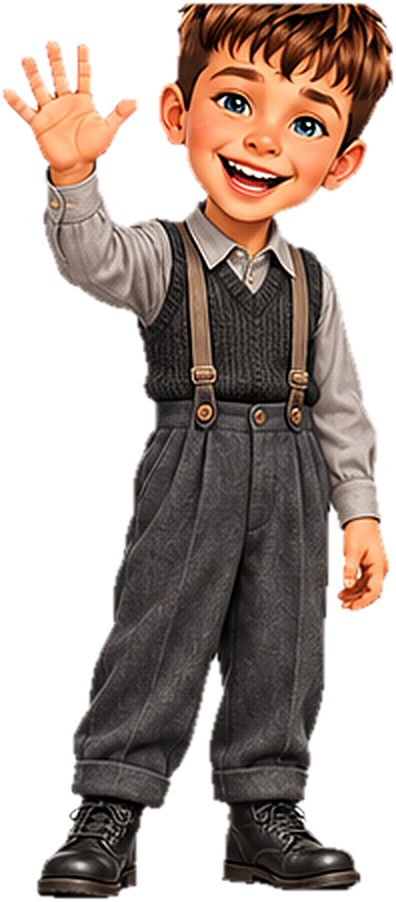
#> input picture adventskalender-2026/kinder/k01_damals_froehlich.png, 396 x 902 px; its folder holds only this picture in this run
$ python aufraeumen.py
#> lines starting #> are read from the running program, lines starting #| are printed output that depends on the picture; after the words box and inside, x2 and y2 are one past the last pixel; in counts of white or black regions, pixels touching at a corner belong together
"""Entfernt weiße Bodenschatten unter den Figuren und speichert alle Posen als WebP (mit Transparenz)."""
import glob, os, numpy as np
from PIL import Image
ROOT = os.path.dirname(os.path.dirname(os.path.abspath(__file__)))
for p in sorted(glob.glob(os.path.join(ROOT, "kinder", "*.png"))):
    im = Image.open(p).convert("RGBA")
#> im is the input picture: PIL image 396x902 RGBA; mean R, G, B, A 68.5, 53.4, 45.6, 140.2
    a = np.asarray(im).copy()
    h = a.shape[0]
#> h = 902
    y0 = int(h * 0.85)
#> y0 = 766
    sub = a[y0:]
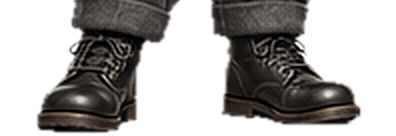
#> sub: shape (136, 396, 4); mean R, G, B, A 32.9, 30.5, 28.9, 108.6; transparent parts drawn white
    rgb = sub[..., :3].astype(int)
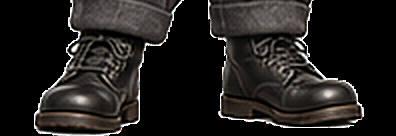
#> rgb: shape (136, 396, 3) int64; mean R, G, B 32.9, 30.5, 28.9
    mask = (rgb.min(axis=2) > 205) & ((rgb.max(axis=2) - rgb.min(axis=2)) < 28)
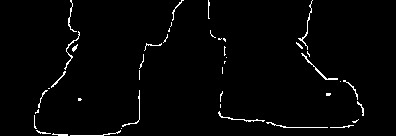
#> mask: shape (136, 396) bool; 2% white in thin lines or dots, all inside (x1, y1, x2, y2) = (34, 0, 364, 136)
    sub[..., 3][mask] = 0
#> sub: shape (136, 396, 4); 0.43% of pixels changed, all inside (x1, y1, x2, y2) = (34, 0, 364, 134)
    a[y0:] = sub
#> a: shape (902, 396, 4); 0.07% of pixels changed, all inside (x1, y1, x2, y2) = (34, 766, 364, 900)
    out = Image.fromarray(a)
    out = out.crop(out.getbbox())
    out.save(p[:-4] + ".webp", "WEBP", quality=88, method=5)
    os.remove(p)
print(len(glob.glob(os.path.join(ROOT, "kinder", "*.webp"))))

$ run again, on adventskalender-2026/kinder/k02_damals_wuetend.png
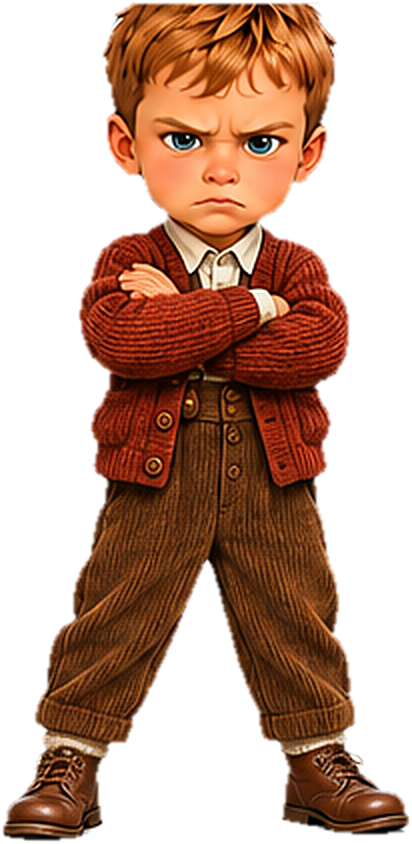
#> input picture adventskalender-2026/kinder/k02_damals_wuetend.png, 412 x 844 px
#> im is the input picture: PIL image 412x844 RGBA; mean R, G, B, A 71.1, 37.7, 21, 126.7
#> `mask = (rgb.min(axis=2) > 205) & ((rgb.max(axis=2) - rgb.min(axis=2)) ..`:
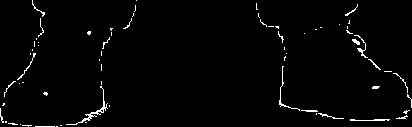
#> mask: shape (127, 412) bool; 1.9% white in thin lines or dots
#> a: shape (844, 412, 4); 0.09% of pixels changed, all inside (x1, y1, x2, y2) = (0, 720, 412, 841)
#> `out = out.crop(out.getbbox())`:
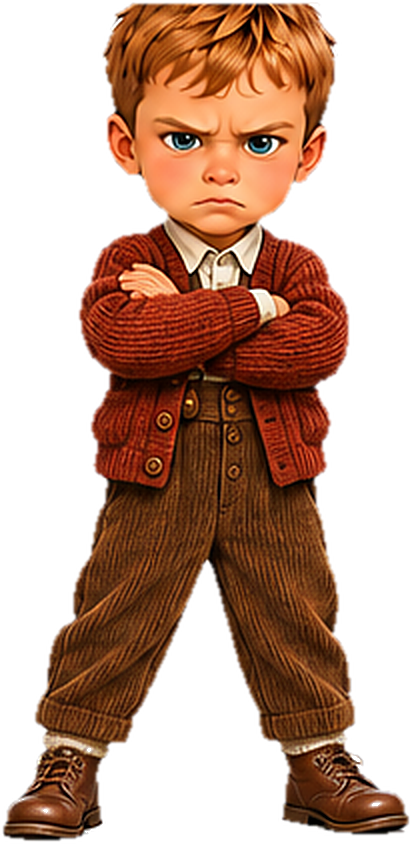
#> out: PIL image 410x844 RGBA; mean R, G, B, A 71.5, 37.8, 21.1, 127.2; transparent parts drawn white

$ run again, on adventskalender-2026/kinder/k02_heute_froehlich.png
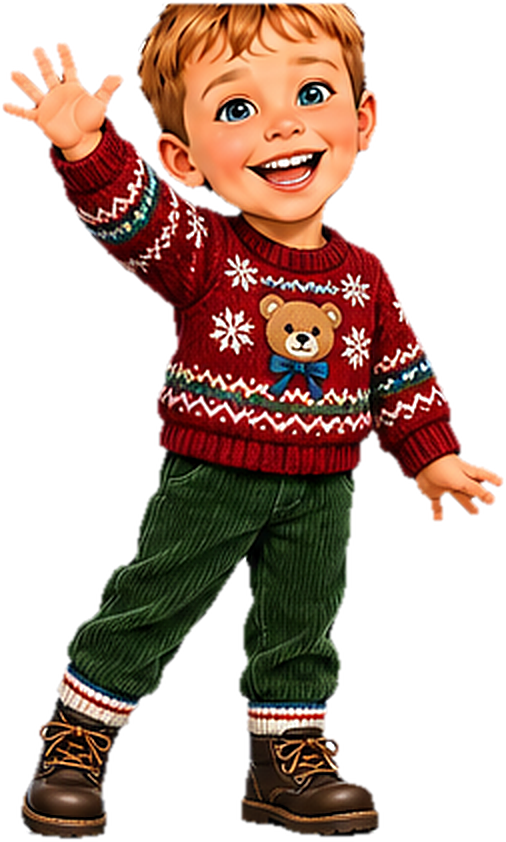
#> input picture adventskalender-2026/kinder/k02_heute_froehlich.png, 506 x 842 px
#> im is the input picture: PIL image 506x842 RGBA; mean R, G, B, A 61.2, 37.8, 27.7, 114.9
#> `mask = (rgb.min(axis=2) > 205) & ((rgb.max(axis=2) - rgb.min(axis=2)) ..`:
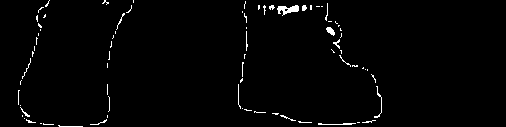
#> mask: shape (127, 506) bool; 1.6% white in thin lines or dots, all inside (x1, y1, x2, y2) = (18, 0, 382, 127)
#> `a[y0:] = sub`:
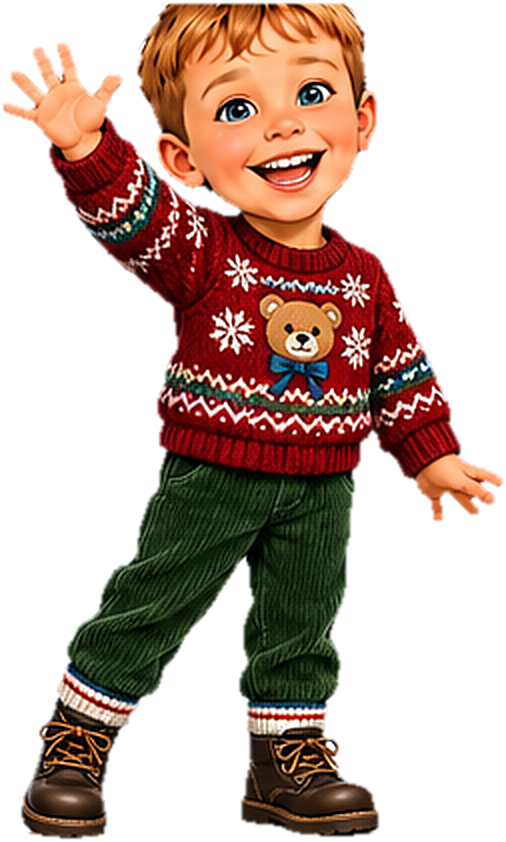
#> a: shape (842, 506, 4); 0.09% of pixels changed, all inside (x1, y1, x2, y2) = (20, 715, 382, 839); transparent parts drawn white

$ run again, on adventskalender-2026/kinder/k03_damals_aengstlich.png
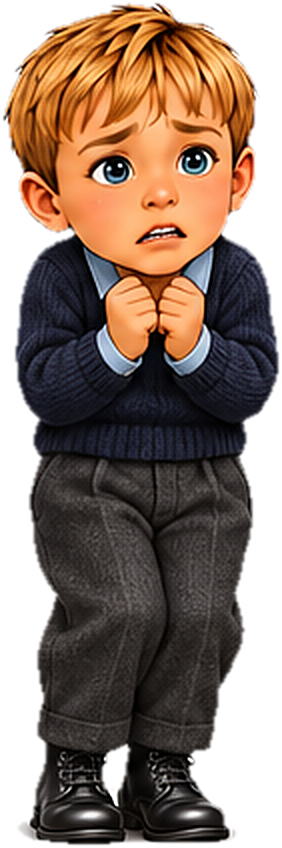
#> input picture adventskalender-2026/kinder/k03_damals_aengstlich.png, 282 x 848 px
#> im is the input picture: PIL image 282x848 RGBA; mean R, G, B, A 77.4, 57.2, 44.6, 183.1
#> `mask = (rgb.min(axis=2) > 205) & ((rgb.max(axis=2) - rgb.min(axis=2)) ..`:
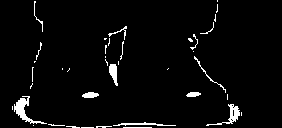
#> mask: shape (128, 282) bool; 3.6% white; 39 white regions (24 under 20 px), largest, box (x1, y1, x2, y2) and area: (14, 96, 47, 124) 268, (206, 104, 240, 126) 178, (109, 64, 118, 86) 123
#> `a[y0:] = sub`:
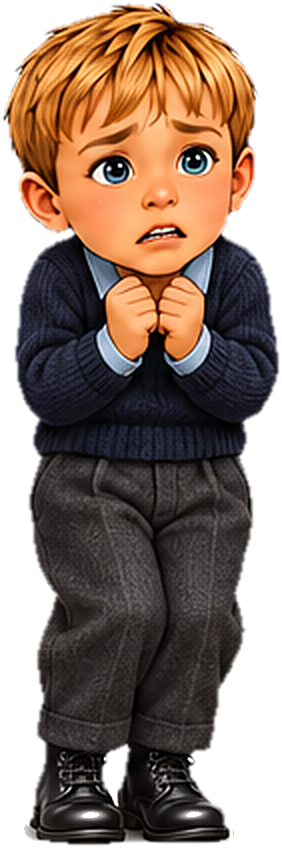
#> a: shape (848, 282, 4); 0.29% of pixels changed, all inside (x1, y1, x2, y2) = (12, 734, 242, 848); transparent parts drawn white

$ run again, on adventskalender-2026/kinder/k01_heute_ueberrascht.png
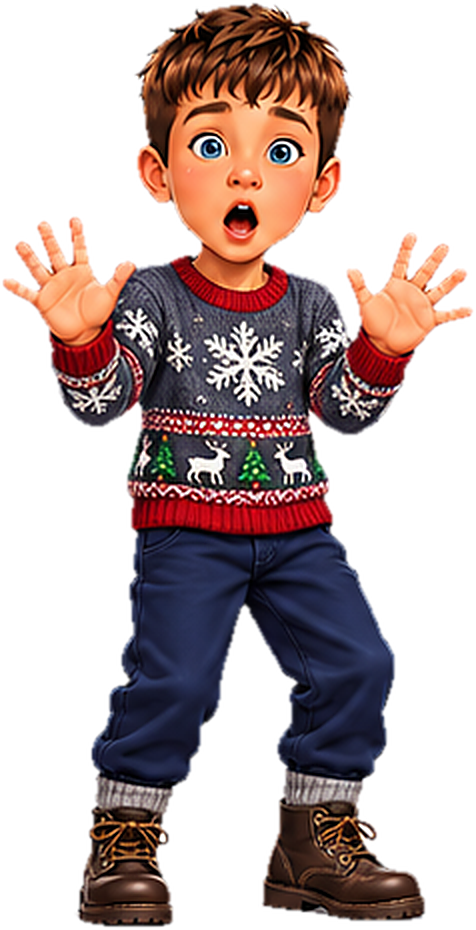
#> input picture adventskalender-2026/kinder/k01_heute_ueberrascht.png, 476 x 930 px
#> im is the input picture: PIL image 476x930 RGBA; mean R, G, B, A 55, 38, 36.5, 113.7
#> `mask = (rgb.min(axis=2) > 205) & ((rgb.max(axis=2) - rgb.min(axis=2)) ..`:
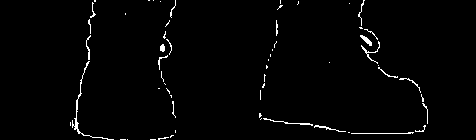
#> mask: shape (140, 476) bool; 1.7% white in thin lines or dots, all inside (x1, y1, x2, y2) = (70, 0, 428, 140)
#> `sub[..., 3][mask] = 0`:
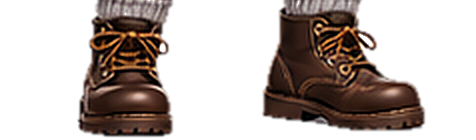
#> sub: shape (140, 476, 4); mean R, G, B, A 36.8, 27.1, 23, 93.8; transparent parts drawn white
#> a: shape (930, 476, 4); 0.06% of pixels changed, all inside (x1, y1, x2, y2) = (70, 790, 426, 928)
